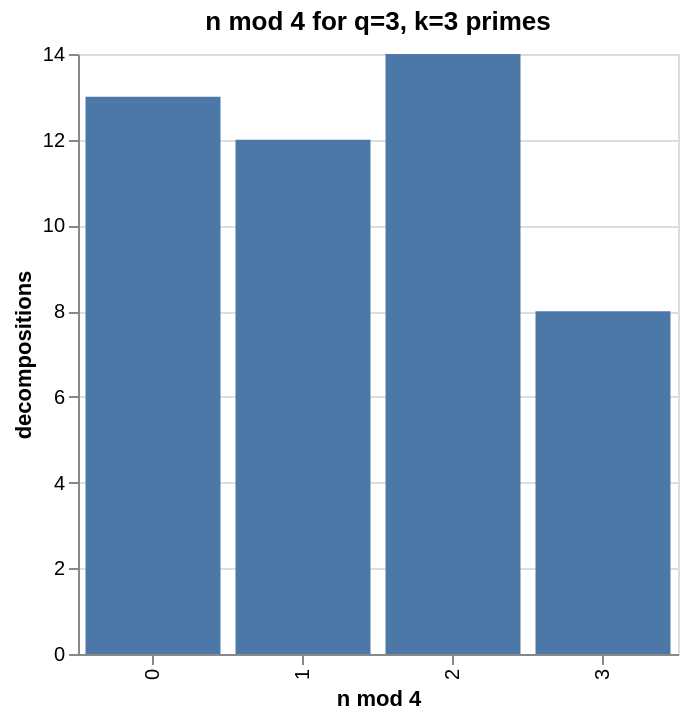

Notebook code for this chart:
### Markdown cell above
## Example 2: Modular arithmetic over decompositions

Aggregate decomposition rows in DuckDB, chart the result.
Use `partition_counts` to scope the query first -- scanning the full decompositions view is expensive.

### Code cell
# n mod 4 distribution for q=3 among k=5 primes
# Scoped via partition_counts first, then join decompositions
n_mod4 = sql("""
    SELECT d.n_k % 4 AS n_mod_4, COUNT(*) AS count
    FROM decompositions d
    JOIN partition_counts pc ON d.p = pc.p
    WHERE pc.k = 3 AND d.q_k = 3
    GROUP BY 1
    ORDER BY 1
""")
display(n_mod4)

alt.Chart(n_mod4).mark_bar().encode(
    x=alt.X("n_mod_4:O", title="n mod 4"),
    y=alt.Y("count:Q", title="decompositions", stack=None),
    tooltip=["n_mod_4", "count"]
).properties(width=300, title="n mod 4 for q=3, k=3 primes")

### Figure 1 — Vega specification as saved in the notebook (floating-point values rounded to 4 significant figures)
{"$schema": "https://vega.github.io/schema/vega/v6.json", "data": [{"name": "source_0", "values": [{"count": 13, "n_mod_4": 0}, {"count": 12, "n_mod_4": 1}, {"count": 14, "n_mod_4": 2}, {"count": 8, "n_mod_4": 3}]}, {"name": "source_0_x_domain_n_mod_4", "values": [{"n_mod_4": 0}, {"n_mod_4": 1}, {"n_mod_4": 2}, {"n_mod_4": 3}]}, {"name": "source_0_y_domain_count", "values": [{"min": 8, "max": 14}]}], "marks": [{"type": "rect", "name": "marks", "from": {"data": "source_0"}, "encode": {"update": {"tooltip": {"signal": "{\"n_mod_4\": format(datum[\"n_mod_4\"], \"\"), \"count\": format(datum[\"count\"], \"\")}"}, "y": {"field": "count", "scale": "y"}, "y2": {"value": 0, "scale": "y"}, "x": {"field": "n_mod_4", "scale": "x"}, "fill": {"value": "#4c78a8"}, "width": {"signal": "max(0.25, bandwidth('x'))"}}}, "style": ["bar"]}], "scales": [{"name": "x", "type": "band", "domain": {"data": "source_0_x_domain_n_mod_4", "field": "n_mod_4", "sort": true}, "range": [0, {"signal": "width"}], "paddingOuter": 0.05, "paddingInner": 0.1}, {"name": "y", "type": "linear", "domain": [{"signal": "(data(\"source_0_y_domain_count\")[0] || {}).min"}, {"signal": "(data(\"source_0_y_domain_count\")[0] || {}).max"}], "range": [{"signal": "height"}, 0], "nice": true, "zero": true}], "axes": [{"scale": "y", "minExtent": 0, "aria": false, "gridScale": "x", "tickCount": {"signal": "ceil(height/40)"}, "orient": "left", "grid": true, "labels": false, "maxExtent": 0, "ticks": false, "domain": false, "zindex": 0}, {"scale": "x", "orient": "bottom", "grid": false, "zindex": 0, "labelAngle": 270, "labelBaseline": "middle", "title": "n mod 4", "labelAlign": "right"}, {"scale": "y", "grid": false, "labelOverlap": true, "zindex": 0, "title": "decompositions", "tickCount": {"signal": "ceil(height/40)"}, "orient": "left"}], "title": {"text": "n mod 4 for q=3, k=3 primes", "frame": "group"}, "width": 300, "padding": 5, "background": "white", "style": "cell", "height": 300}
